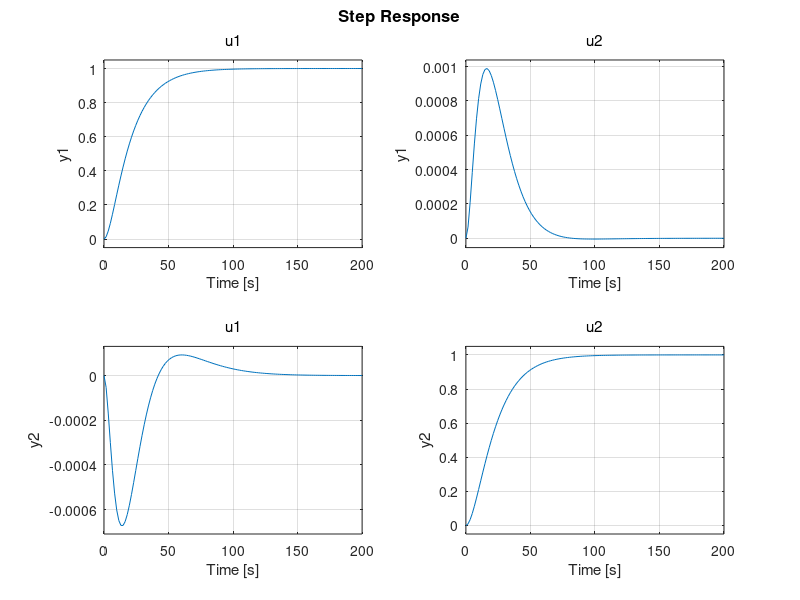
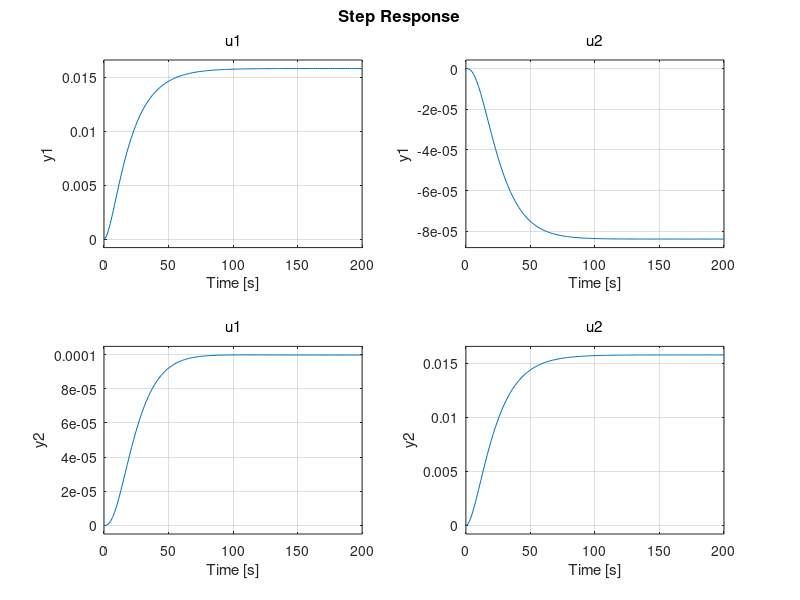

MATLAB code for these plots, in order:
% Control Systems Lab (2020-2021) - Group 3 - Black Box
close all; clear all; clc;

%% Load White-Box Models
load('matrices.mat');

%% State
% Create continuous state space object
%sys = d2c(Ad,'zoh');
% Create discrete state space object
% sys = Ad
% Retrieve state matrices from whitebox model
% A = sys.A;
% B = sys.B;
% C = sys.C;
% D = sys.D;
% Check open loop eigenvalues
E = eig(A);

% Check for Controllability
Contr = ctrb(A,B);
Contr_check = length(A) - rank(Contr); % It is full rank thus controllable

% Control Law (LQR)
% Q = [100 0 0 0;   % Penalize bad performance. Hihg performance. Much
% %input
%      0 1000 0 0;
%      0 0 100 0;
%      0 0 0 1000];
% R = [0.00001 0; 0 0.00001];  % Penalize effort. High performance. Much
% %input. 

Q = [1000 0 0 0;   % Penalize bad performance. Beste resultaat.
     0 1000 0 0;
     0 0 1000 0;
     0 0 0 1000];
R = [0.5 0; 0 0.5];  % Penalize effort. Beste resultaat.
L = lqr(A,B,Q,R) % Create Gain Matrix K (LQR)

% Observer poles: P = [-0.49, -0.491, -0.49, -0.491];

% Check Closed Loop Eigenvalues;
Acl = A - B*L;
Ecl = eig(Acl);

% Close Loop System
syscl = ss(Acl, B, C, D);
figure(2);
step(syscl)

% Solve for Kr
Ldc = dcgain(syscl);
Lr = inv(Ldc) % Inverse of dcgain for scaling

% Scaled Close Loop System
syscl_lqr_scaled = ss(Acl, B*Lr, C, D);

% Feedforward Gain G
% G = -inv(C*inv(A-B*K)*B);

% Run
figure(1);
step(syscl_lqr_scaled); % Closed-loop system (Continuous time)

%% Save Workspace
filename = 'LQR_L_LR.mat';
save('LQR_L_LR.mat','L','Lr')

%% Compute U
% 
% U_ref = (reference(3, :).*Kr);
% U_feed = (K.' .* [300, 300, 300, 300; 300, 300, 300, 300].');
% U_input = U_ref - U_feed;